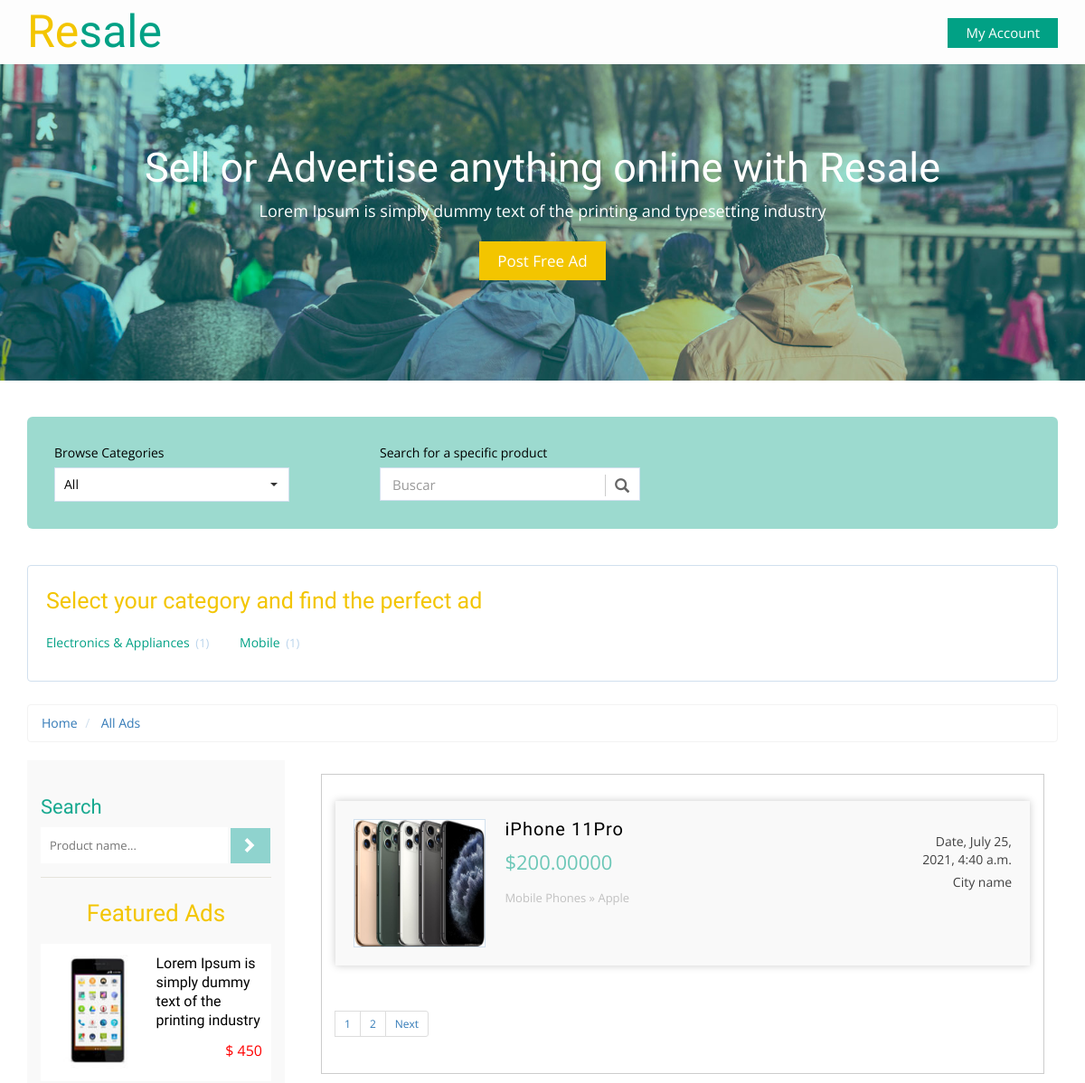
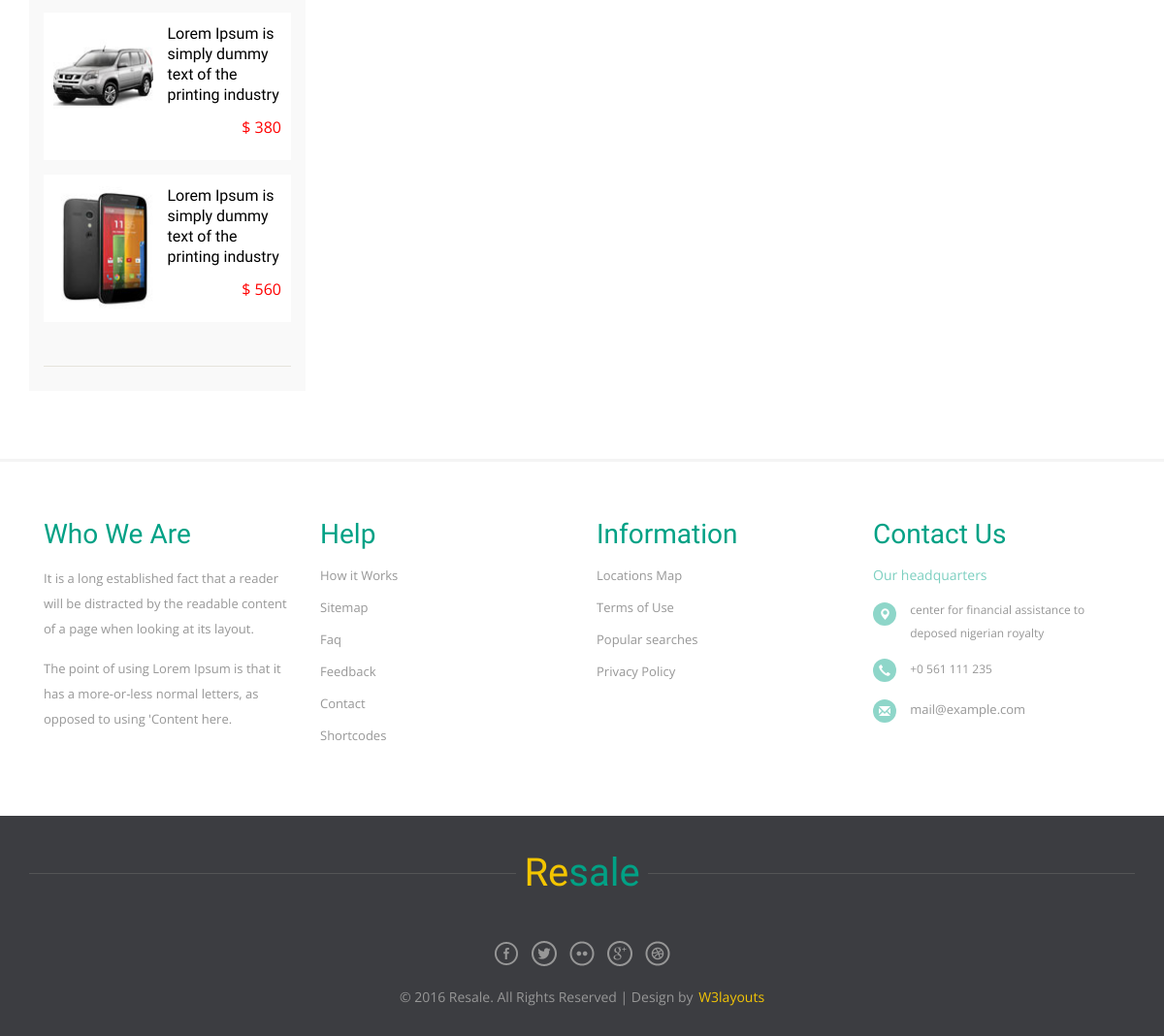
Screenshot of /products/ with the database file from the repository (2 pictures, top to bottom).
### product/models.py (models this page shows, shortened)
class Category(models.Model):
    category_name = models.CharField(max_length=50)
    image = models.ImageField(upload_to='category/', blank=True, null=True)
    slug = models.SlugField(blank=True, null=True)
    class Meta:
        verbose_name = 'category'
        verbose_name_plural = 'categories'
    def __str__(self):
        return self.category_name

class Product(models.Model):
    CONDATION_TYPE = (
        ("New", "New"),
        ("Used", "Used")
    )
    name = models.CharField(max_length=100)
    owner = models.ForeignKey(User, on_delete=models.CASCADE)
    description = models.TextField(max_length=500)
    condition = models.CharField(max_length=100, choices=CONDATION_TYPE)
    category = models.ForeignKey('Category', on_delete=models.SET_NULL, null=True)
    brand = models.ForeignKey('Brand', on_delete=models.SET_NULL, null=True)
    price = models.DecimalField(max_digits=10, decimal_places=5)
    images = models.ImageField(upload_to='main_product/', blank=True, null=True)
    created = models.DateTimeField(default=timezone.now)
    slug = models.SlugField(blank=True, null=True)

class Brand(models.Model):
    brand_name = models.CharField(max_length=50)
    class Meta:
        verbose_name = 'Brand'
        verbose_name_plural = 'Brands'
    def __str__(self):
        return self.brand_name

### product/views.py (the view, shortened to what this page needs)
# urls.py: path('', views.product_list, name='product_list'),
def product_list(request, category_slug=None):
    category = None
    products = Product.objects.all()
    category_list = Category.objects.annotate(total_product=Count('product'))
    if category_slug:
        category = get_object_or_404(Category, slug=category_slug)
        products = products.filter(category=category)
    search_query = request.GET.get('q')
    paginator = Paginator(products, 1)
    page = request.GET.get('page')
    products = paginator.get_page(page)
    context = {
        "products": products,
        "category_list": category_list,
        "category": category,
    }
    return render(request, 'product/product_list.html', context=context)

### templates/product/product_list.html (shortened to what this page needs)
{% extends 'base.html' %}
{% load static %}
{% block body %}
	<div class="total-ads main-grid-border">
		<div class="container">
			<div class="select-box">
				<div class="browse-category ads-list">
					<label>Browse Categories</label>
					<select class="selectpicker show-tick" data-live-search="true">
					  <option data-tokens="Mobiles">All</option>
					</select>
				</div>
				<div class="search-product ads-list">
					<label>Search for a specific product</label>
					<div class="search">
						<div id="custom-search-input">
						<div class="input-group">
							<input type="text" class="form-control input-lg" placeholder="Buscar" />
							<span class="input-group-btn">
								<button class="btn btn-info btn-lg" type="button">
									<i class="glyphicon glyphicon-search"></i>
								</button>
							</span>
						</div>
					</div>
					</div>
				</div>
			</div>
			<div class="all-categories">
				<h3> Select your category and find the perfect ad</h3>
				<ul class="all-cat-list">
                    {% for category in category_list %}
                    <li><a href="{% url 'product:product_list_category' category.slug %}">{{ category }} <span class="num-of-ads">({{ category.total_product }})</span></a></li>
                    {% endfor %}
				</ul>
			</div>
			<ol class="breadcrumb" style="margin-bottom: 5px;">
			  <li><a href="/">Home</a></li>
			  <li class="active"><a href="{% url 'product:product_list' %}"> All Ads</a></li>
			</ol>
			<div class="ads-grid">
				<div class="side-bar col-md-3">
					<div class="search-hotel">
					<h3 class="sear-head">Search</h3>
					<form method="GET" action="{% url 'product:product_list' %}">
						<input type="text" name="q" placeholder="Product name..."  required="">
						<input type="submit" value=" ">
					</form>
				</div>
				<div class="featured-ads">
					<h2 class="sear-head fer">Featured Ads</h2>
					<div class="featured-ad">
						<a href="single.html">
							<div class="featured-ad-left">
								<img src="images/f1.jpg" title="ad image" alt="" />
							</div>
							<div class="featured-ad-right">
								<h4>Lorem Ipsum is simply dummy text of the printing industry</h4>
								<p>$ 450</p>
							</div>
							<div class="clearfix"></div>
						</a>
					</div>
					<div class="featured-ad">
						<a href="single.html">
							<div class="featured-ad-left">
								<img src="images/f2.jpg" title="ad image" alt="" />
							</div>
							<div class="featured-ad-right">
								<h4>Lorem Ipsum is simply dummy text of the printing industry</h4>
								<p>$ 380</p>
							</div>
							<div class="clearfix"></div>
						</a>
					</div>
					<div class="featured-ad">
						<a href="single.html">
							<div class="featured-ad-left">
								<img src="images/f3.jpg" title="ad image" alt="" />
							</div>
							<div class="featured-ad-right">
								<h4>Lorem Ipsum is simply dummy text of the printing industry</h4>
								<p>$ 560</p>
							</div>
							<div class="clearfix"></div>
						</a>
					</div>
				</div>
				</div>
				<div class="ads-display col-md-9">
					<div class="wrapper">
					<div class="bs-example bs-example-tabs" role="tabpanel" data-example-id="togglable-tabs">
					  <div id="myTabContent" class="tab-content">
						<div role="tabpanel" class="tab-pane fade in active" id="home" aria-labelledby="home-tab">
						   <div>
                               <div id="container">
							<ul class="list">
                                {% for product in products %}
								    <a href="{% url 'products:product_details' product.slug %}">
									<li>
									<img src="{{ product.images.url }}" title="" alt="" />
									<section class="list-left">
									<h5 class="title">{{ product.name }}</h5>
									<span class="adprice">${{ product.price }}</span>
									<p class="catpath">Mobile Phones » {{ product.brand }}</p>
									</section>
									<section class="list-right">
									<span class="date">Date, {{ product.created }}</span>
									<span class="cityname">City name</span>
									</section>
									<div class="clearfix"></div>
									</li>
								</a>
								{% endfor %}
							</ul>
						</div>
							</div>
						</div>
                      {% if products.has_other_pages %}
						<ul class="pagination pagination-sm">
                        {% for page in products.paginator.page_range %}
                            {% if products.number == page %}
                                <li><a href="#">{{ page }}</a></li>
                                {% else %}
                                <li><a href="?page={{ page }}">{{ page }}</a></li>
                            {% endif %}
                        {% endfor %}
                        {% if products.has_next %}
                            <li><a href="?page={{ products.next_page_number }}">Next</a></li>
                            {% else %}
                            <li class="disabled"></li>
                        {% endif %}
						</ul>
                      {% endif %}
					  </div>
					</div>
				</div>
				</div>
				<div class="clearfix"></div>
			</div>
		</div>
	</div>
{% endblock %}

### rows the page displays
Category: category_name "Electronics & Appliances", total_product "1"
Category: category_name "Mobile", total_product "1"
Product: images (picture), name "iPhone 11Pro", price "200.00000", brand "Apple", created "July 25, 2021, 4:40 a.m."

### other values shown
{{ page }} "1"
{{ page }} "2"
